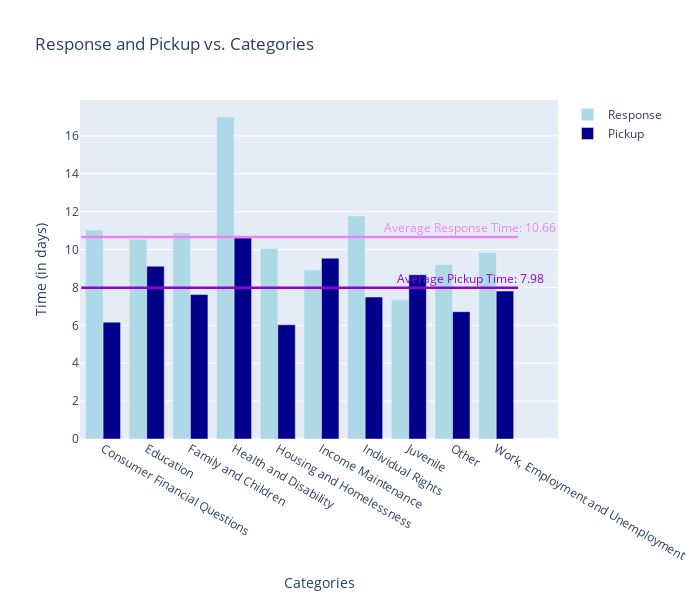

The notebook cell this image was saved under:
### Code cell
from plotly.subplots import make_subplots
fig = make_subplots(rows=1, cols=1)

# Add figure 1 to subplot 1
fig.add_trace(fig1.update(marker_color='lightblue'), row=1, col=1)

# Add figure 2 to subplot 1
fig.add_trace(fig2.update(marker_color='darkblue'), row=1, col=1)


avg = np.mean(grouped.values / pd.Timedelta(days=1))
fig.add_shape(
    type='line',
    x0=-0.5,
    y0=avg,
    x1=len(grouped.index)-0.5,
    y1=avg,
    line=dict(color='violet', width=2.5)
)

avg_2 = np.mean(grouped2.values / pd.Timedelta(days=1))
fig.add_shape(
    type='line',
    x0=-0.5,
    y0=avg_2,
    x1=len(grouped2.index)-0.5,
    y1=avg_2,
    line=dict(color='darkviolet', width=2.5)
)

fig.add_annotation(
    x=8.4,
    y=avg+0.5,
    xref="x",
    yref="y",
    text=f"Average Response Time: {avg:.2f}",
    font=dict(color="violet", size=12),
    showarrow=False,
    align="center",
    ax=0,
    ay=-30
)

fig.add_annotation(
    x=8.4,
    y=avg_2+0.5,
    xref="x",
    yref="y",
    text=f"Average Pickup Time: {avg_2:.2f}",
    font=dict(color="darkviolet", size=12),
    showarrow=False,
    align="center",
    ax=0,
    ay=-30
)



fig.update_layout(xaxis_title='Categories', 
                  yaxis_title='Time (in days)',
                  title = "Response and Pickup vs. Categories",
                 showlegend=True,
                 height = 600,
                 width = 700)

# Show the combined figure
fig.show()

### Figure 1 — Plotly figure (JSON) as saved in the notebook; plotly's stock layout.template omitted (floating-point values rounded to 4 significant figures)
{"data": [{"marker": {"color": "lightblue"}, "name": "Response", "type": "bar", "x": ["Consumer Financial Questions", "Education", "Family and Children", "Health and Disability", "Housing and Homelessness", "Income Maintenance", "Individual Rights", "Juvenile", "Other", "Work, Employment and Unemployment"], "xaxis": "x", "y": [11.03, 10.55, 10.88, 17.0, 10.06, 8.923, 11.77, 7.346, 9.216, 9.853], "yaxis": "y"}, {"marker": {"color": "darkblue"}, "name": "Pickup", "type": "bar", "x": ["Consumer Financial Questions", "Education", "Family and Children", "Health and Disability", "Housing and Homelessness", "Income Maintenance", "Individual Rights", "Juvenile", "Other", "Work, Employment and Unemployment"], "xaxis": "x", "y": [6.169, 9.12, 7.622, 10.61, 6.029, 9.542, 7.495, 8.664, 6.72, 7.811], "yaxis": "y"}], "layout": {"annotations": [{"align": "center", "ax": 0, "ay": -30, "font": {"color": "violet", "size": 12}, "showarrow": false, "text": "Average Response Time: 10.66", "x": 8.4, "xref": "x", "y": 11.16, "yref": "y"}, {"align": "center", "ax": 0, "ay": -30, "font": {"color": "darkviolet", "size": 12}, "showarrow": false, "text": "Average Pickup Time: 7.98", "x": 8.4, "xref": "x", "y": 8.479, "yref": "y"}], "height": 600, "shapes": [{"line": {"color": "violet", "width": 2.5}, "type": "line", "x0": -0.5, "x1": 9.5, "y0": 10.66, "y1": 10.66}, {"line": {"color": "darkviolet", "width": 2.5}, "type": "line", "x0": -0.5, "x1": 9.5, "y0": 7.979, "y1": 7.979}], "showlegend": true, "title": {"text": "Response and Pickup vs. Categories"}, "width": 700, "xaxis": {"anchor": "y", "autorange": true, "domain": [0, 1], "range": [-0.5298, 10.7], "title": {"text": "Categories"}, "type": "category"}, "yaxis": {"anchor": "x", "autorange": true, "domain": [0, 1], "range": [0, 17.9], "title": {"text": "Time (in days)"}, "type": "linear"}}}
